Frame 1 (no input): blank canvas, image omitted
Frame 60 (no input): blank canvas, image omitted
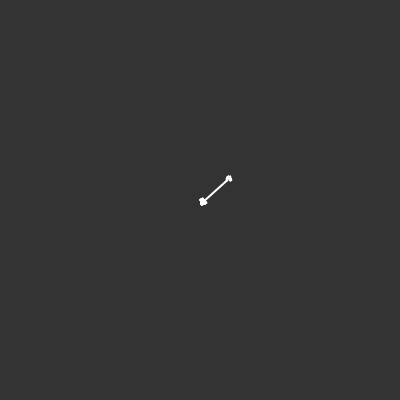
Frame 120 (the mouse pressed at the canvas centre since frame 60)

The p5.js sketch whose frames 1 and 60 were blank and that drew this single picture after the mouse press (run headless with seeded random() and noise() and a simulated clock; from frame 60 on, the mouse is pressed at the canvas centre):

// p5.js sketch
// ── sketch.js
// https://en.wikipedia.org/wiki/L%C3%A9vy_flight

let pos;
let prev;

function setup() {
  createCanvas(400, 400);
  background(51);
  pos = createVector(200, 200);
  prev = pos.copy();
}

function draw() {
  stroke(255);
  strokeWeight(2);
  // point(pos.x, pos.y);
  line(pos.x, pos.y, prev.x, prev.y);
  prev.set(pos);

  let step = p5.Vector.random2D();

  let r = random(100);
  if (r < 1) {
    step.mult(25, 100);
  } else {
    step.mag(2);
  }
  
  pos.add(step);
}
